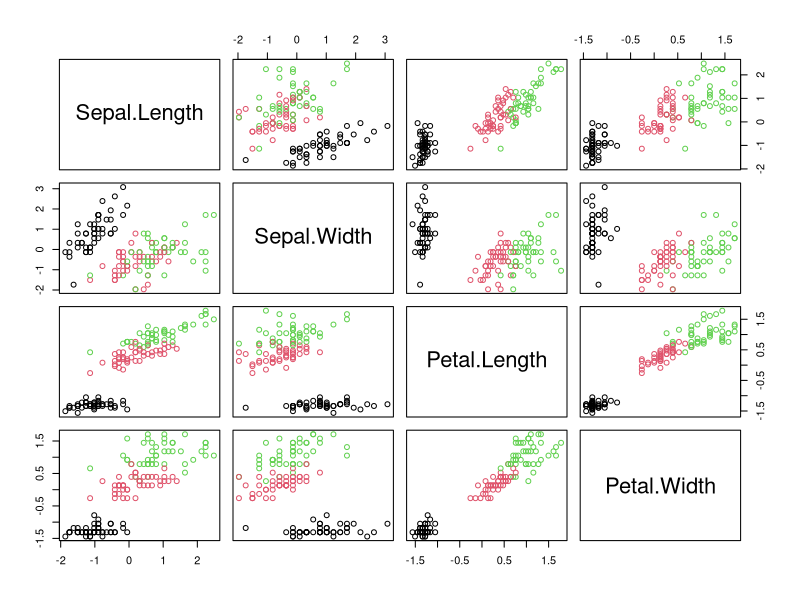

The R script that drew this image:
"
This code tests the knn algoritm for classification over the dataset iris.
"

# Import package that contains knn
library(class)

# Normalize the feature columns of a dataset
normalizeDataset <- function(dataset){
    # Normalize features
    features = dataset[, 1:ncol(dataset)-1]
    normFeatures = as.data.frame(lapply(features, scale))

    # Append classifications to features
    df = cbind(normFeatures, dataset[, length(dataset)])
    names(df)[length(df)] = names(dataset)[length(dataset)]

    return(df)
}

# Normalize and partition dataset
prepareDataset <- function(dataset){
    # Normalize dataset
    normDataset = normalizeDataset(dataset)

    # Create training and test partitions
    trainingIndices = sample(1:nrow(normDataset), 0.9 * nrow(normDataset))
    ret = list()
    ret$training = normDataset[trainingIndices,]
    ret$test = normDataset[-trainingIndices,]
    return(ret)
}

# Calculate accuracy from two arrays
predAccuracy <- function(predCl, trueCl){
    return(
        (
            sum(predCl == trueCl, na.rm = TRUE) + sum(is.na(predCl) & is.na(trueCl))
        ) / length(predCl)
    )
}

# Plot dataset
plotDataset <- function(dataset){
    plot(dataset[,1:ncol(dataset)-1], col = dataset[, ncol(dataset)])
}

main <- function(){
    # Load data
    dataset = iris
    # Normalize and partition dataset
    dataset = prepareDataset(dataset)

    # Prepare sets to pass to classifier
    trainingSet = dataset$training[, 1:(ncol(dataset$training)-1)]
    testSet = dataset$test[, 1:(ncol(dataset$test)-1)]
    trainingTrueClass= dataset$training[,ncol(dataset$training)]
    testTrueClass = dataset$test[,ncol(dataset$test)]

    # Classify
    result = knn(trainingSet, testSet, cl = trainingTrueClass, k = 1)

    # Confusion matrix
    confusionMatrix = table(result, testTrueClass)
    print(confusionMatrix)
    # Accuracy
    accuracyRate = predAccuracy(result, testTrueClass)
    print(accuracyRate)
    # Plot dataset
    plotDataset(dataset$training)

}

main()
